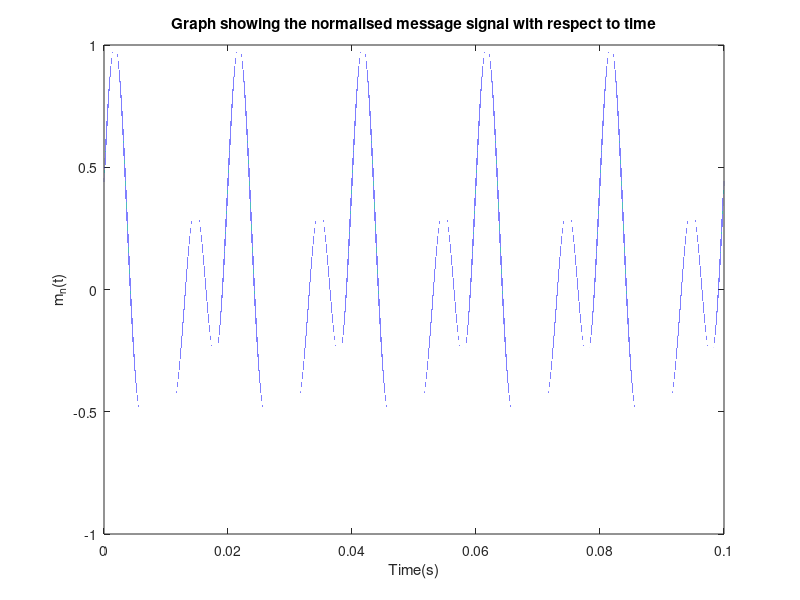
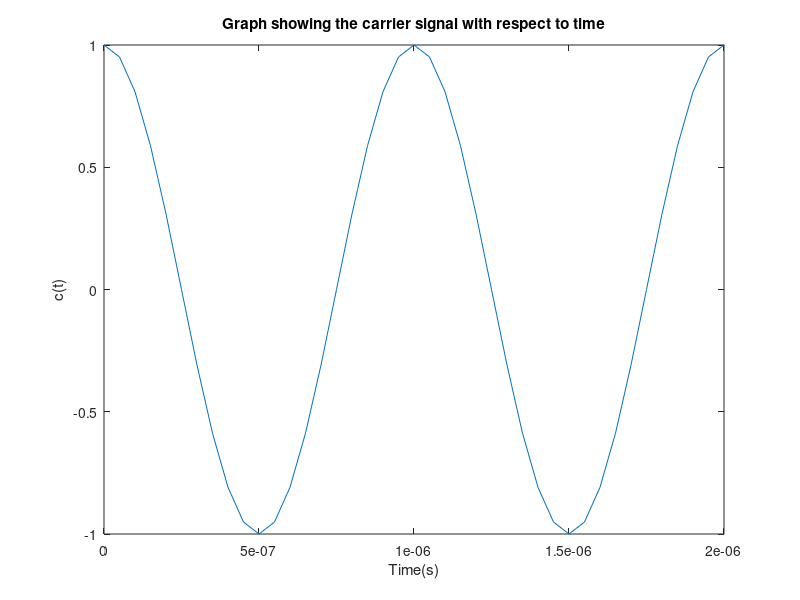
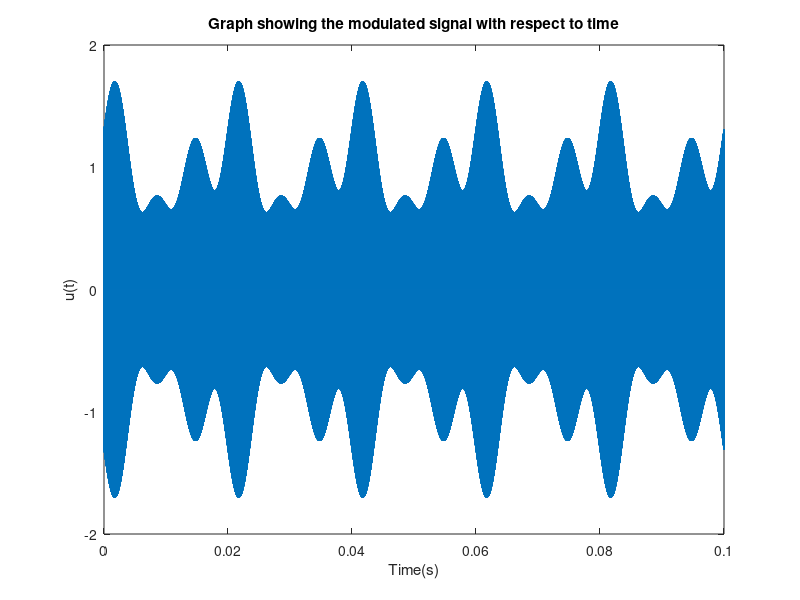
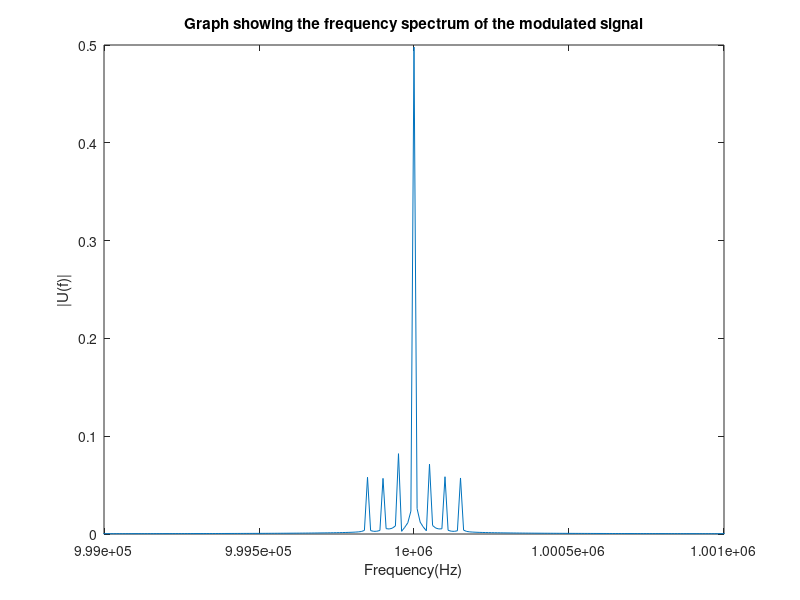

Source code (MATLAB) for these figures, in order:
function Exercise_One_A()
%Initialising sampling freqeuncy to construct frequency domain representations
%and construct the message and carrier signals in the time domain.
fs = 20000000;
t = 0:1/fs:0.1;
modulation_index = 0.70;

%Construct the unnormalised message signal so that the max value can be
%found to normalise it.
unnormalised_message_signal = 4*cos(100*pi*t) + 3*sin(200*pi*t) + 3*sin(300*pi*t);
max_absolute_value = max(abs(unnormalised_message_signal));

%Obtain normalised message signal.
normalised_message_signal = unnormalised_message_signal/max_absolute_value;
figure(1)
plot(t,normalised_message_signal);
title("Graph showing the normalised message signal with respect to time")
xlabel("Time(s)")
ylabel("m_n(t)")

%Construct the message signal to modulate the normalised message signal.
carrier_signal = cos(2000000*pi*t);
figure(2)
plot(t,carrier_signal);
title("Graph showing the carrier signal with respect to time")
xlabel("Time(s)")
ylabel("c(t)")
set(gca,'XLim',[0 0.000002]);

%applying the formula for a DSB-FC modulation.
modulated_signal = (1 + (modulation_index*normalised_message_signal)).*carrier_signal;
figure(3)
plot(t,modulated_signal);
title("Graph showing the modulated signal with respect to time")
xlabel("Time(s)")
ylabel("u(t)")
set(gca,'XLim',[0 0.1]);

%Using fft to get the frequency components. fftshift shifts the zero
%frequency to the centre of the array so that the spectrum can be graphed
%correctly.
M = fftshift(fft(modulated_signal)); 
n = length(modulated_signal) - 1;
df = fs/n;
f = -fs/2:df:fs/2;
figure(4)
plot(f,abs(M)/n);
title("Graph showing the frequency spectrum of the modulated signal")
xlabel("Frequency(Hz)")
ylabel("|U(f)|")
%Limiting frequency so that the positive components can be seen properly
set(gca,'XLim',[999000 1001000]);
end